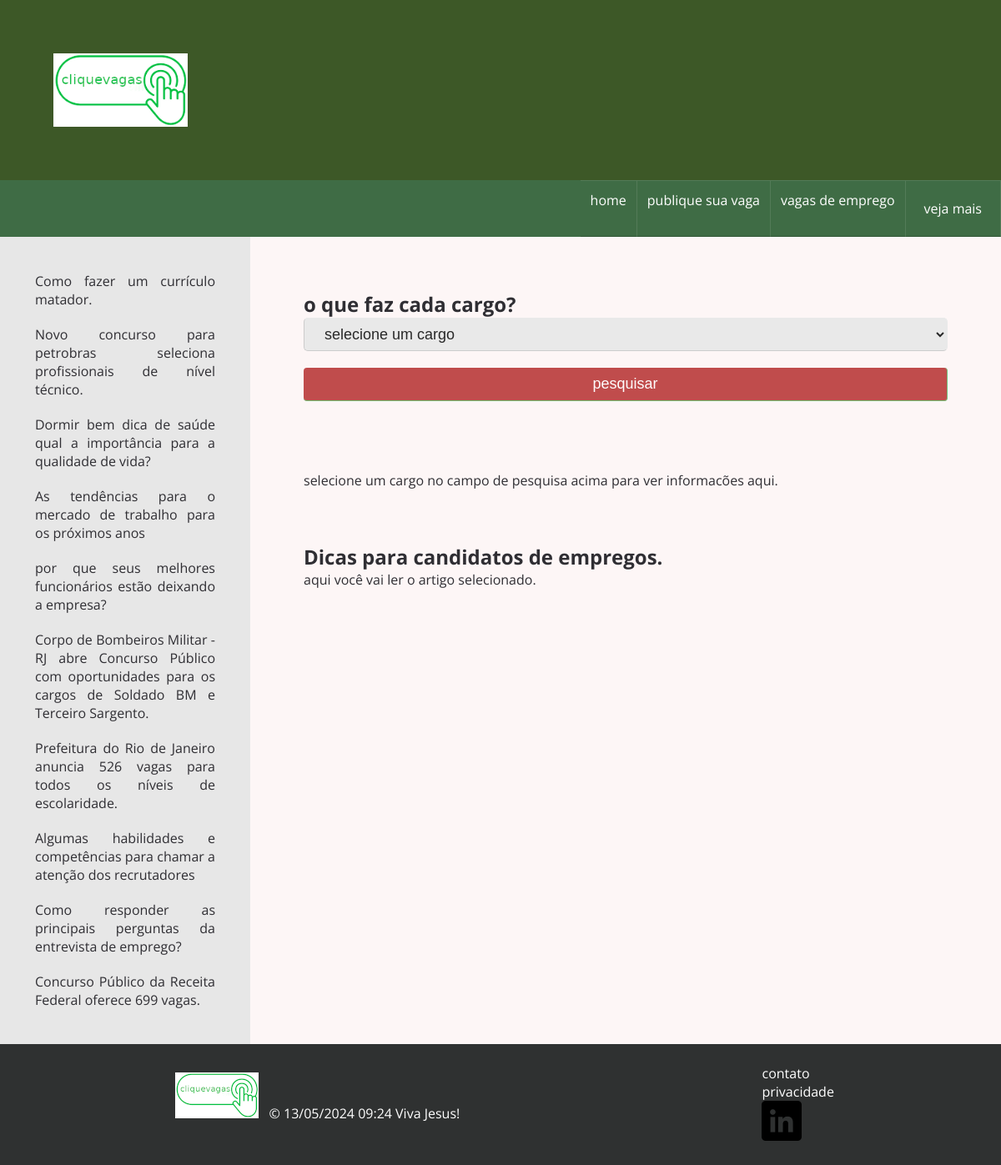
The page /paginas/descricao-cargo.php on the database its author committed.
### tables this page shows
CREATE TABLE `posts` (
  `id_posts` int(11) NOT NULL,
  `titulo` text NOT NULL,
  `conteudo` text NOT NULL,
  `autor` varchar(100) NOT NULL,
  `data_publicacao` timestamp NOT NULL DEFAULT current_timestamp() ON UPDATE current_timestamp(),
  `categoria` varchar(100) NOT NULL
);

### classes/Posts.class.php (called while the page is built, shortened)
<?php
	class Posts{
        public function __construct($dados){
			$base = new Conexao("academicosales");
			$conectar = $base->conecta();
			$this->conectar=$conectar;
        }
		public function exibePosts(){
			$sql="SELECT * FROM posts ORDER BY data_publicacao DESC";
			$res=mysqli_query($this->conectar,$sql);
			return $res;
		}
    }
?>

### paginas/descricao-cargo.php (the view, shortened to what this page needs)
<?php require_once "../classes/Posts.class.php"; ?>
<!DOCTYPE html>
<html lang="pt-br">
<head>
	<link rel="stylesheet" href="../assets/stylesheet/index.css">
	<link rel="stylesheet" href="../assets/stylesheet/formularios.css">
</head>
<body>
	<header>
		<img src="../assets/images/logo.png"  width="15%" height="15%" alt="logotipo clique vagas">
	</header>
	<nav>
		<ul class="navbar">
			<li><a href="../index.php">home</a></li>
			<li><a href="publique-sua-vaga.php" id="divulgar">publique sua vaga</a></li>
			<li><a href="vagas-de-emprego.php">vagas de emprego</a></li>
			<li><p>veja mais</p>
			</li>
		</ul>
	</nav>
	<main id="container">
	<aside>
			<?php
				$posts = new Posts($_POST);
				$executar=$posts->exibePosts();
				while($row=mysqli_fetch_array($executar)) {
					$id_posts=$row['id_posts'];
					$titulo=$row['titulo'];
			?>
			<p><a href="descricao-cargo.php?opcao=exibir_posts&id_posts=<?php echo $id_posts; ?>"> <?php echo $titulo; ?></a></p>
			<?php
				}
			?>
		</aside>
		<section>
			<article class="search">
				<h2>o que faz cada cargo?</h2>
				<form method="POST" action="" class="form-search" tabindex="1">
					<select name="id_cargo" class="form-contact-select">
						<option value="">selecione um cargo</option>
						</select>
					<input type="submit" name="opcao" class="form-contact-button" value="pesquisar">
				</form>
			</article>
			<article>
				<?php
				if(isset($_POST["opcao"])){
					if($_POST["opcao"]=="pesquisar"){
						$cargo = new Cargo($_POST);
						$processar=$cargo->Executar_Metodo();
						while($row=mysqli_fetch_array($processar)) {
							 $cargo=$row['cargo'];
							 $descricao_cargo=$row["descricao_cargo"];
	   						 $salario_inicial=$row["salario_inicial"];
	     					 	 $salario_medio=$row["salario_medio"];
					?>
					<div class="cards">
						<h2>Saiba mais sobre <?php echo $cargo; ?></h2>
						<p>descrição - <?php echo $descricao_cargo; ?></p>
						<p>salario inicial - <?php echo number_format($salario_inicial, 2, ',', ' '); ?></p>
						<p>salario médio - <?php echo number_format($salario_medio, 2, ',', ' '); ?></p>
					</div>
				<?php
						}
					}
				}else{
				 	echo 'selecione um cargo no campo de pesquisa acima para ver informacões aqui.';
				}
				?>
			</article>
			<article class="conteudo_posts">
				<div class="posts">
					<h2>Dicas para candidatos de empregos.</h2>
					<?php
					if(isset($_GET["opcao"])){
						if($_GET["opcao"]=="exibir_posts"){
							$posts = new Posts($_POST);
							$executar=$posts->exibePosts();
							while($row=mysqli_fetch_array($executar)) {
								$id_posts=$row['id_posts'];
								$titulo=$row['titulo'];
								$conteudo=$row['conteudo'];
								$autor=$row['autor'];
								$data_publicacao=$row['data_publicacao'];
								if($_GET["id_posts"]==$id_posts){
							?>
							<div class="cards">
								<h2><?php echo $titulo; ?></h2>
								<p><?php echo $autor; ?> | data publicacão: <?php echo $data_publicacao; ?></p>
								<p><?php echo $conteudo; ?></p>
							</div>
							<?php
								}
							}
						}else{
					 		echo 'selecione um artigo na barra lateral.';
						}
					}else {
						echo 'aqui você vai ler o artigo selecionado.';
					}
					?>
				</div>
			</article>
		</section>
	</main>
	<footer>
	<p><img src="../assets/images/mini-logo.png" alt="logotipo clique vagas">  &nbsp; &copy; <?php echo date("d/m/Y h:i");  ?> Viva Jesus!</p>
		<ul>
			<li><a href="contato.php">contato</a></li>
			<li><a href="privacidade.php">privacidade</a></li>
			<li><a href="https://www.linkedin.com/in/flavio-silva-sales" target="_blanck"><img src="../assets/images/in-1.png" alt="linkedin flavio da silva sales"></a></li>
		</ul>
	</footer>
</body>
</html>

### assets/stylesheet/index.css (style rules this page uses)
* { margin: 0; padding: 0; border: 0; box-sizing: border-box; }
html, body { height: 100%; }
body { font-family: 'Open Sans','Roboto', tahoma, verdana, sans-serif; color: #2F2E33; }
a { color: #2F2E33; text-decoration: none; }
p { font-family: 'Open Sans','Roboto', tahoma, verdana, sans-serif; color: #2F2E33; text-align: justify; padding: 10px; }
header { padding: 64px; background-color: #3d5827; display: flex; flex-flow: row wrap; align-items: center; justify-content: space-between; }
aside { width: 100vw; height: auto; padding: 32px; }
section { width: 100vw; height: auto; padding: 32px; background-color: #FDF6F6; }
article { padding: 32px; }
footer { padding: 24px; color: #ffffff; background-color: #2f3131; display: flex; flex-direction: row; justify-content: space-around; }
footer ul li { list-style: none; }
footer ul li a, footer p { color: #ffffff; }
nav { background-color: #3F6C45; }
.navbar { list-style: none; display: none; }
.navbar li { list-style: none; padding: 12px; text-align: center; border-top: 1px solid rgba(255, 255, 255, 0.1); border-bottom: 1px solid rgba(0, 0, 0, 0.2); }
.navbar a, .navbar li > p { text-decoration: none; color: #ffffff; text-align: center; }
@media (min-width: 768px) { .navbar { display: flex; flex-flow: row wrap; justify-content: end; } }
@media (min-width: 768px) { .navbar li { border-right: 1px solid rgba(255, 255, 255, 0.1); } }
@media (min-width: 768px) { #container { display: flex; } }
@media (min-width: 768px) { section { width: 75vw; flex: 75%; } }
@media (min-width: 768px) { aside { align-items: center; width: 25vw; flex: 25%; background-color: #e7e7e7; } }

### assets/stylesheet/formularios.css (style rules this page uses)
textarea, input, select { outline: none; }
.form-contact, .form-search { width: 100%; font-family: "Arial", Times, serif; }
.form-contact-input, .form-contact-select { width: 100%; color: #292929; font-size: 18px; background-color: #E9E9E9; border: 1px solid #E9E9E9; -moz-border-radius: 5px; -webkit-border-radius: 5px; border-radius: 5px; height: 40px; margin-bottom: 20px; border-bottom: 1px solid #ccc; border-left: 1px solid #ccc; text-indent: 20px; }
.form-contact-button { width: 100%; font-size: 18px; border-radius: 4px; color: #fff; height: 40px; opacity: .8; margin-bottom: 20px; cursor: pointer; background: #B22222; display: block; border: none; border-bottom: 1px solid #4CAF50; border-right: 1px solid #4CAF59; transition: 1s; }

### rows shown on the page
posts: titulo "Como fazer um currículo matador."
posts: titulo "Novo concurso para petrobras seleciona profissionais de nível técnico."
posts: titulo "Dormir bem dica de saúde qual a importância para a qualidade de vida?"
posts: titulo "As tendências para o mercado de trabalho para os próximos anos"
posts: titulo "por que seus melhores funcionários estão deixando a empresa?"
posts: titulo "Corpo de Bombeiros Militar - RJ abre Concurso Público com oportunidades para os cargos de Soldado BM e Terceiro Sargento."
posts: titulo "Prefeitura do Rio de Janeiro anuncia 526 vagas para todos os níveis de escolaridade."
posts: titulo "Algumas habilidades e competências para chamar a atenção dos recrutadores"
posts: titulo "Como responder as principais perguntas da entrevista de emprego?"
posts: titulo "Concurso Público da Receita Federal oferece 699 vagas."
